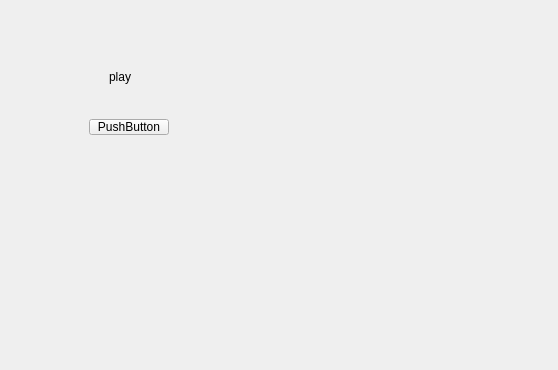
<?xml version="1.0" encoding="UTF-8"?>
<ui version="4.0">
 <class>MainWindow</class>
 <widget class="QMainWindow" name="MainWindow">
  <property name="geometry">
   <rect>
    <x>0</x>
    <y>0</y>
    <width>558</width>
    <height>370</height>
   </rect>
  </property>
  <property name="windowTitle">
   <string>MainWindow</string>
  </property>
  <widget class="QWidget" name="centralwidget">
   <widget class="QStackedWidget" name="mainStack">
    <property name="geometry">
     <rect>
      <x>9</x>
      <y>9</y>
      <width>531</width>
      <height>301</height>
     </rect>
    </property>
    <property name="currentIndex">
     <number>1</number>
    </property>
    <widget class="QWidget" name="page0main"/>
    <widget class="QWidget" name="page1play">
     <widget class="QLabel" name="label">
      <property name="geometry">
       <rect>
        <x>100</x>
        <y>60</y>
        <width>141</width>
        <height>16</height>
       </rect>
      </property>
      <property name="text">
       <string>play</string>
      </property>
     </widget>
     <widget class="QPushButton" name="pushButton">
      <property name="geometry">
       <rect>
        <x>80</x>
        <y>110</y>
        <width>80</width>
        <height>16</height>
       </rect>
      </property>
      <property name="text">
       <string>PushButton</string>
      </property>
     </widget>
    </widget>
    <widget class="QWidget" name="page2datasave"/>
    <widget class="QWidget" name="page3dataload">
     <widget class="QLabel" name="label_3">
      <property name="geometry">
       <rect>
        <x>100</x>
        <y>60</y>
        <width>54</width>
        <height>12</height>
       </rect>
      </property>
      <property name="text">
       <string>extra</string>
      </property>
     </widget>
    </widget>
    <widget class="QWidget" name="page4gallery">
     <widget class="QLabel" name="label_4">
      <property name="geometry">
       <rect>
        <x>140</x>
        <y>100</y>
        <width>54</width>
        <height>12</height>
       </rect>
      </property>
      <property name="text">
       <string>system</string>
      </property>
     </widget>
    </widget>
    <widget class="QWidget" name="page5config"/>
   </widget>
  </widget>
  <widget class="QMenuBar" name="menubar">
   <property name="geometry">
    <rect>
     <x>0</x>
     <y>0</y>
     <width>558</width>
     <height>23</height>
    </rect>
   </property>
  </widget>
 </widget>
 <resources/>
 <connections/>
</ui>
